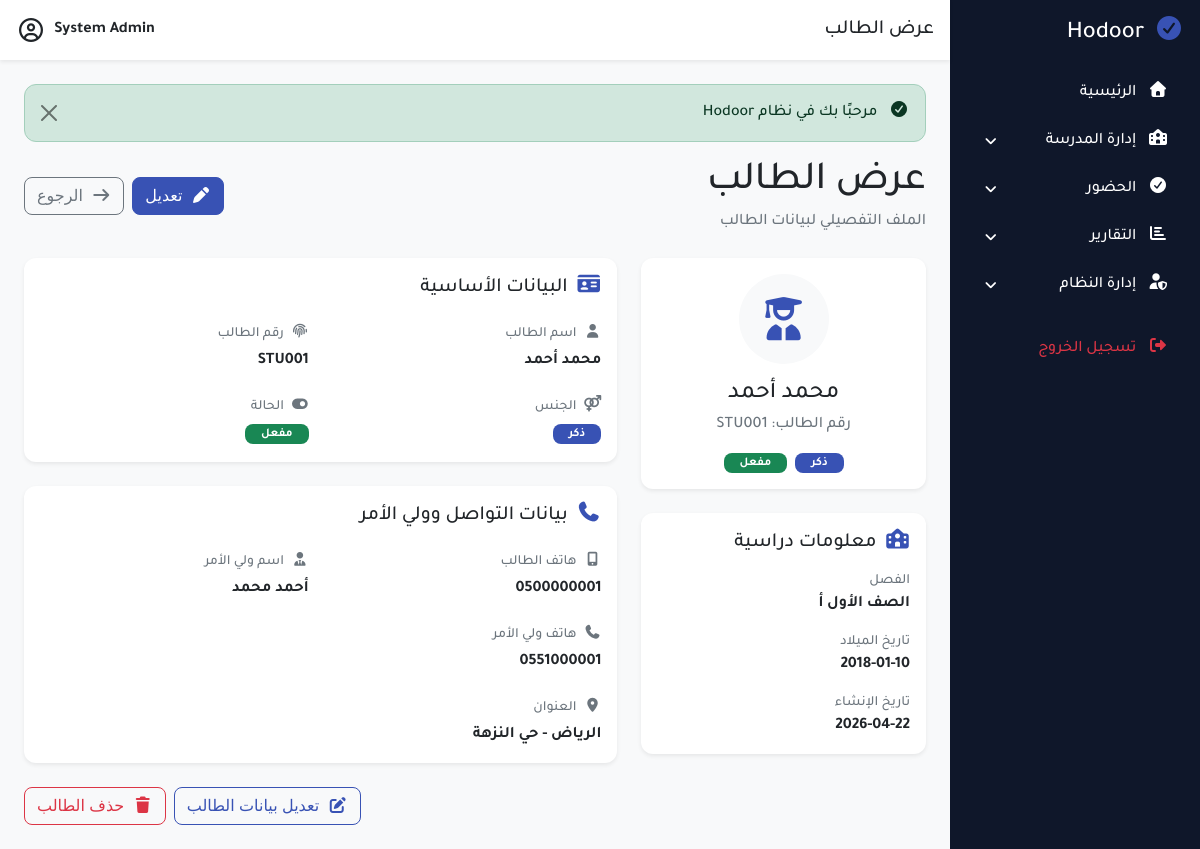
Page /modules/students/view.php?id=1 (signed in) on the committed database.
### tables this page shows
CREATE TABLE students
(
    id             INT AUTO_INCREMENT PRIMARY KEY,
    classroom_id   INT          NOT NULL,
    student_name   VARCHAR(150) NOT NULL,
    student_number VARCHAR(50) UNIQUE,
    gender         ENUM('male', 'female') DEFAULT 'male',
    birth_date     DATE NULL,
    phone          VARCHAR(20) NULL,
    parent_name    VARCHAR(150) NULL,
    parent_phone   VARCHAR(20) NULL,
    address        TEXT NULL,
    status         TINYINT(1) DEFAULT 1,
    created_at     TIMESTAMP DEFAULT CURRENT_TIMESTAMP,
    CONSTRAINT fk_students_classroom
        FOREIGN KEY (classroom_id) REFERENCES classrooms (id)
            ON DELETE CASCADE
);

CREATE TABLE classrooms
(
    id         INT AUTO_INCREMENT PRIMARY KEY,
    class_name VARCHAR(100) NOT NULL,
    class_code VARCHAR(30) NULL,
    level_name VARCHAR(50) NULL,
    created_at TIMESTAMP DEFAULT CURRENT_TIMESTAMP
);

### classes/clsPath.php (called while the page is built, shortened)
<?php
class clsPath
{
    private static $domain = "http://localhost/Hodoor/";
    public static function root()
    {
        return self::$domain;
    }
    public static function modules()
    {
        return self::root() . "modules/";
    }
    public static function students()
    {
        return self::modules() . "students/";
    }
}

### classes/clsStudent.php (called while the page is built, shortened)
<?php
class clsStudent
{
    private $conn;
    public function __construct($db)
    {
        $this->conn = $db;
    }
    private function fill($data)
    {
        $this->id = $data['id'] ?? null;
        $this->classroom_id = $data['classroom_id'] ?? null;
        $this->student_name = $data['student_name'] ?? null;
        $this->student_number = $data['student_number'] ?? null;
        $this->gender = $data['gender'] ?? null;
        $this->birth_date = $data['birth_date'] ?? null;
        $this->phone = $data['phone'] ?? null;
        $this->parent_name = $data['parent_name'] ?? null;
        $this->parent_phone = $data['parent_phone'] ?? null;
        $this->address = $data['address'] ?? null;
        $this->status = $data['status'] ?? null;
        $this->created_at = $data['created_at'] ?? null;
    }
    public function loadById($id)
    {
        $query = "SELECT * FROM students WHERE id = :id LIMIT 1";
        $stmt = $this->conn->prepare($query);
        $stmt->execute([
            ':id' => (int)$id
        ]);
        $student = $stmt->fetch(PDO::FETCH_ASSOC);
        return true;
    }
}

### classes/clsHelper.php (called while the page is built, shortened)
<?php
class clsHelper
{
    public static function e($value)
    {
        return htmlspecialchars((string)$value, ENT_QUOTES, 'UTF-8');
    }
    public static function get($key, $default = null)
    {
        return isset($_GET[$key]) ? trim($_GET[$key]) : $default;
    }
    public static function dateOnly($datetime)
    {
        return date('Y-m-d', strtotime($datetime));
    }
}

### classes/clsClassroom.php (called while the page is built, shortened)
<?php
class clsClassroom
{
    private $conn;
    public function __construct($db)
    {
        $this->conn = $db;
    }
    private function fill($data)
    {
        $this->class_name = $data['class_name'] ?? null;
    }
    public function loadById($id)
    {
        $query = "SELECT * FROM classrooms WHERE id = :id LIMIT 1";
        $stmt = $this->conn->prepare($query);
        $stmt->execute([
            ':id' => (int)$id
        ]);
        $classroom = $stmt->fetch(PDO::FETCH_ASSOC);
        return true;
    }
}

### modules/students/view.php (the view, shortened to what this page needs)
<?php
require_once '../../includes/app.php';
$id = clsHelper::get('id');
$student = new clsStudent($conn);
if (!$id || !$student->loadById($id)) {
    clsHelper::setMessage('error', 'الطالب غير موجود');
    clsHelper::redirect(clsPath::students() . 'index.php');
}
$classroom = new clsClassroom($conn);
$className = '-';
if (!empty($student->classroom_id) && $classroom->loadById($student->classroom_id)) {
    $className = $classroom->class_name;
}
$genderLabel = $student->gender === 'female' ? 'أنثى' : 'ذكر';
$genderBadge = $student->gender === 'female' ? 'bg-danger' : 'bg-primary';
$statusLabel = (int)$student->status === 1 ? 'مفعل' : 'غير مفعل';
$statusBadge = (int)$student->status === 1 ? 'bg-success' : 'bg-secondary';
?>
<?php require_once '../../includes/header.php'; ?>
<?php require_once '../../includes/sidebar.php'; ?>
    <div class="main-content w-100">
        <?php require_once '../../includes/navbar.php'; ?>
        <div class="content p-4 students">
            <?php require_once '../../includes/alerts.php'; ?>
            <div class="d-flex justify-content-between align-items-center mb-4">
                <div>
                    <h1 class="mb-1">عرض الطالب</h1>
                    <p class="text-muted mb-0">الملف التفصيلي لبيانات الطالب</p>
                </div>
                <div class="d-flex gap-2">
                    <a href="<?= clsPath::students(); ?>edit.php?id=<?= $student->id; ?>"
                       class="btn btn-primary">
                        <i class="fa fa-pen me-1"></i>
                        تعديل
                    </a>
                    <a href="<?= clsPath::students(); ?>index.php"
                       class="btn btn-outline-secondary">
                        <i class="fa fa-arrow-right me-1"></i>
                        الرجوع
                    </a>
                </div>
            </div>
            <div class="row g-4">
                <div class="col-lg-4">
                    <div class="card shadow-sm border-0 mb-4">
                        <div class="card-body text-center">
                            <div class="mb-3">
                                <div class="rounded-circle bg-light d-inline-flex align-items-center justify-content-center"
                                     style="width: 90px; height: 90px;">
                                    <i class="fa fa-user-graduate text-primary" style="font-size: 42px;"></i>
                                </div>
                            </div>
                            <h4 class="mb-1">
                                <?= clsHelper::e($student->student_name); ?>
                            </h4>
                            <p class="text-muted mb-3">
                                رقم الطالب:
                                <?= clsHelper::e($student->student_number ?: '-'); ?>
                            </p>
                            <div class="d-flex justify-content-center gap-2 flex-wrap">
                            <span class="badge <?= $genderBadge; ?> px-3">
                                <?= $genderLabel; ?>
                            </span>
                                <span class="badge <?= $statusBadge; ?> px-3">
                                <?= $statusLabel; ?>
                            </span>
                            </div>
                        </div>
                    </div>
                    <div class="card shadow-sm border-0">
                        <div class="card-body">
                            <h5 class="mb-3">
                                <i class="fa fa-school text-primary me-1"></i>
                                معلومات دراسية
                            </h5>
                            <div class="mb-3">
                                <small class="text-muted d-block">الفصل</small>
                                <div class="fw-semibold">
                                    <?= clsHelper::e($className); ?>
                                </div>
                            </div>
                            <div class="mb-3">
                                <small class="text-muted d-block">تاريخ الميلاد</small>
                                <div class="fw-semibold">
                                    <?= clsHelper::e($student->birth_date ?: '-'); ?>
                                </div>
                            </div>
                            <div>
                                <small class="text-muted d-block">تاريخ الإنشاء</small>
                                <div class="fw-semibold">
                                    <?= clsHelper::e(clsHelper::dateOnly($student->created_at)); ?>
                                </div>
                            </div>
                        </div>
                    </div>
                </div>
                <div class="col-lg-8">
                    <div class="card shadow-sm border-0 mb-4">
                        <div class="card-body">
                            <h5 class="mb-4">
                                <i class="fa fa-id-card text-primary me-1"></i>
                                البيانات الأساسية
                            </h5>
                            <div class="row g-4">
                                <div class="col-md-6">
                                    <small class="text-muted d-block mb-1">
                                        <i class="fa fa-user me-1"></i>
                                        اسم الطالب
                                    </small>
                                    <div class="fw-semibold">
                                        <?= clsHelper::e($student->student_name); ?>
                                    </div>
                                </div>
                                <div class="col-md-6">
                                    <small class="text-muted d-block mb-1">
                                        <i class="fa fa-fingerprint me-1"></i>
                                        رقم الطالب
                                    </small>
                                    <div class="fw-semibold">
                                        <?= clsHelper::e($student->student_number ?: '-'); ?>
                                    </div>
                                </div>
                                <div class="col-md-6">
                                    <small class="text-muted d-block mb-1">
                                        <i class="fa fa-venus-mars me-1"></i>
                                        الجنس
                                    </small>
                                    <span class="badge <?= $genderBadge; ?> px-3">
                                    <?= $genderLabel; ?>
                                </span>
                                </div>
                                <div class="col-md-6">
                                    <small class="text-muted d-block mb-1">
                                        <i class="fa fa-toggle-on me-1"></i>
                                        الحالة
                                    </small>
                                    <span class="badge <?= $statusBadge; ?> px-3">
                                    <?= $statusLabel; ?>
                                </span>
                                </div>
                            </div>
                        </div>
                    </div>
                    <div class="card shadow-sm border-0 mb-4">
                        <div class="card-body">
                            <h5 class="mb-4">
                                <i class="fa fa-phone text-primary me-1"></i>
                                بيانات التواصل وولي الأمر
                            </h5>
                            <div class="row g-4">
                                <div class="col-md-6">
                                    <small class="text-muted d-block mb-1">
                                        <i class="fa fa-mobile-screen-button me-1"></i>
                                        هاتف الطالب
                                    </small>
                                    <div class="fw-semibold">
                                        <?= clsHelper::e($student->phone ?: '-'); ?>
                                    </div>
                                </div>
                                <div class="col-md-6">
                                    <small class="text-muted d-block mb-1">
                                        <i class="fa fa-user-tie me-1"></i>
                                        اسم ولي الأمر
                                    </small>
                                    <div class="fw-semibold">
                                        <?= clsHelper::e($student->parent_name ?: '-'); ?>
                                    </div>
                                </div>
                                <div class="col-md-6">
                                    <small class="text-muted d-block mb-1">
                                        <i class="fa fa-phone me-1"></i>
                                        هاتف ولي الأمر
                                    </small>
                                    <div class="fw-semibold">
                                        <?= clsHelper::e($student->parent_phone ?: '-'); ?>
                                    </div>
                                </div>
                                <div class="col-md-12">
                                    <small class="text-muted d-block mb-1">
                                        <i class="fa fa-location-dot me-1"></i>
                                        العنوان
                                    </small>
                                    <div class="fw-semibold">
                                        <?= nl2br(clsHelper::e($student->address ?: '-')); ?>
                                    </div>
                                </div>
                            </div>
                        </div>
                    </div>
                    <div class="d-flex justify-content-end gap-2">
                        <a href="<?= clsPath::students(); ?>edit.php?id=<?= $student->id; ?>"
                           class="btn btn-outline-primary">
                            <i class="fa fa-edit me-1"></i>
                            تعديل بيانات الطالب
                        </a>
                        <a href="<?= clsPath::students(); ?>delete.php?id=<?= $student->id; ?>"
                           class="btn btn-outline-danger">
                            <i class="fa fa-trash me-1"></i>
                            حذف الطالب
                        </a>
                    </div>
                </div>
            </div>
        </div>
    </div>
<?php require_once '../../includes/footer.php'; ?>

### rows in the picture
students: student_name "محمد أحمد", student_number "STU001", gender "ذكر", status "مفعل", birth_date "2018-01-10", created_at "2026-04-22", phone "0500000001", parent_name "أحمد محمد", parent_phone "0551000001", address "الرياض - حي النزهة"
classrooms: class_name "الصف الأول أ"

### other values in the picture
clsHelper::e($title ?? '') "عرض الطالب"
clsHelper::e($success) "مرحبًا بك في نظام Hodoor"
